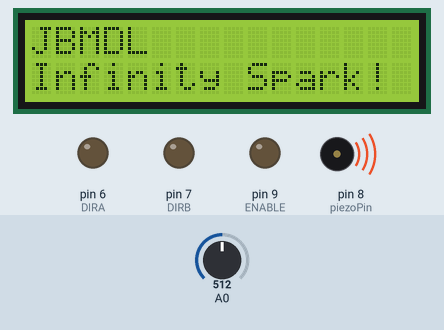
Bench run of a sketch on a simulated Arduino Uno, built with avr-gcc and run on an emulated ATmega328P. On the bench: 16×2 character LCD, output pins drawn as LEDs (lit = HIGH), buzzer (waves = sounding). The test bench sets the inputs (shaded band); at power-on: A0 = 512. What the sketch prints to the serial monitor is not drawn.

Above: at 1.2 s.
1.3 s: A0 set to 675
3.0 s: A0 set to 701
At 4.7 s:
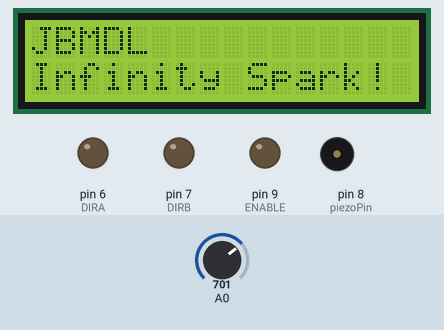
5.0 s: A0 set to 306
At 6.2 s:
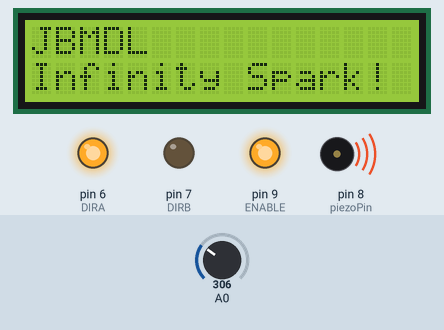
6.5 s: A0 set to 716
At 8.4 s:
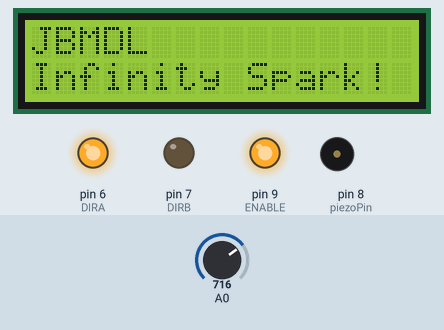
Timing chart, 0 to 9.5 s (numbered marks = the images above; inputs shaded):
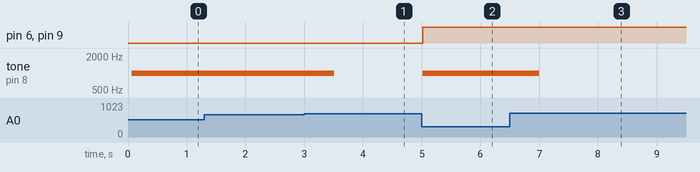

Measured:
- the behaviour switches between 682 and 683 on A0 (found by bisection; images 0 and 1)
- after the input at 1.3 s, every drawn part: stays the same
- after the input at 3.0 s, tone on pin 8 (piezoPin): 1000 Hz → silent after 0.51 s
- after the input at 5.0 s, pin 6 (DIRA), pin 9 (ENABLE): LOW → HIGH at once; tone on pin 8 (piezoPin): silent → 1000 Hz at once
- after the input at 6.5 s, tone on pin 8 (piezoPin): 1000 Hz → silent after 0.50 s

The sketch:

InfinitySparkProject.ino
```cpp
// Infinity Spark Example Code

// include the library code:
#include <LiquidCrystal.h>

// Fan
#define ENABLE 9
#define DIRA 6
#define DIRB 7

// initialize the library by associating any needed LCD interface pin
// with the arduino pin number it is connected to
const int rs = 12, en = 11, d4 = 5, d5 = 4, d6 = 3, d7 = 2;
LiquidCrystal lcd(rs, en, d4, d5, d6, d7);

// lowest and highest flame sensor readings:
const int sensorMin = 0;     // sensor minimum
const int sensorMax = 1024;  // sensor maximum

// Fan
int i;

// Define Speaker pin
const int piezoPin = 8;

// Define fan pins


void setup() {
  // set up the LCD's number of columns and rows:
  lcd.begin(16, 2);
  // Print a message to the LCD.
  lcd.print("JBMDL");

  // Fan ---set pin direction
  pinMode(ENABLE,OUTPUT);
  pinMode(DIRA,OUTPUT);
  pinMode(DIRB,OUTPUT);

  // initialize serial communication @ 9600 baud:
  Serial.begin(9600);
}

void loop() {
  // set the cursor to column 0, line 1
  // (note: line 1 is the second row, since counting begins with 0):
  lcd.setCursor(0, 1);
  // print the number of seconds since reset:
  lcd.print("Infinity Spark!");

  // Spark Detector
  // read the sensor on analog A0:
  int sensorReading = analogRead(A0);
  // map the sensor range (four options):
  // ex: 'long int map(long int, long int, long int, long int, long int)'
  int range = map(sensorReading, sensorMin, sensorMax, 0, 3);

  // range value:
  switch (range) {
  case 0:    // A fire closer than 1.5 feet away.
    Serial.println("** Close Spark **");
    tone(piezoPin, 1000, 500);
    digitalWrite(ENABLE,HIGH); // enable fan on
    digitalWrite(DIRA,HIGH); //one way
    digitalWrite(DIRB,LOW);
    break;
  case 1:    // A fire between 1-3 feet away.
    Serial.println("** Distant Spark **");
    tone(piezoPin, 1000, 500);
    // digitalWrite(ENABLE,HIGH); // enable fan on
    // digitalWrite(DIRA,HIGH); //one way
    // digitalWrite(DIRB,LOW);
    break;
  case 2:    // No fire detected.
    Serial.println("No Spark");
    //digitalWrite(DIRA,LOW); // fan stop
    break;
  }
  delay(1);  // delay between reads
}
```
